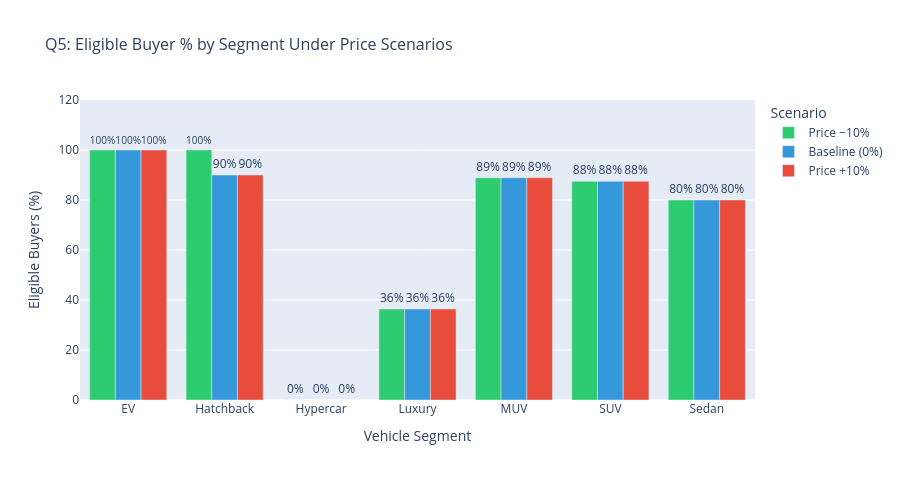

The code cell stored with this chart in its notebook:
### Code cell
def segment_eligibility(df, label):
    seg = df.groupby('segment').agg(
        total      = ('adj_affordable', 'count'),
        eligible   = ('adj_affordable', 'sum')
    ).reset_index()
    seg['eligible_pct'] = (seg['eligible'] / seg['total'] * 100).round(1)
    seg['scenario']     = label
    return seg

seg_base   = segment_eligibility(baseline, 'Baseline (0%)')
seg_minus  = segment_eligibility(minus_10, 'Price −10%')
seg_plus   = segment_eligibility(plus_10,  'Price +10%')

seg_all = pd.concat([seg_minus, seg_base, seg_plus], ignore_index=True)

fig2 = px.bar(
    seg_all,
    x='segment',
    y='eligible_pct',
    color='scenario',
    barmode='group',
    color_discrete_map={
        'Price −10%':    '#2ecc71',
        'Baseline (0%)': '#3498db',
        'Price +10%':    '#e74c3c'
    },
    title='Q5: Eligible Buyer % by Segment Under Price Scenarios',
    labels={
        'segment':      'Vehicle Segment',
        'eligible_pct': 'Eligible Buyers (%)',
        'scenario':     'Scenario'
    },
    text='eligible_pct'
)
fig2.update_traces(texttemplate='%{text:.0f}%', textposition='outside')
fig2.update_layout(
    height=480,
    title_font_size=16,
    yaxis=dict(range=[0, 120])
)
fig2.show()

print("\n── Segment Eligibility by Scenario ──")
pivot = seg_all.pivot(index='segment', columns='scenario', values='eligible_pct')
print(pivot.to_string())

### Figure 1 — Plotly figure (JSON) as saved in the notebook; plotly's stock layout.template omitted (floating-point values rounded to 4 significant figures)
{"data": [{"alignmentgroup": "True", "hovertemplate": "Scenario=Price −10%<br>Vehicle Segment=%{x}<br>Eligible Buyers (%)=%{text}<extra></extra>", "legendgroup": "Price −10%", "marker": {"color": "#2ecc71", "pattern": {"shape": ""}}, "name": "Price −10%", "offsetgroup": "Price −10%", "orientation": "v", "showlegend": true, "text": [100.0, 100.0, 0.0, 36.4, 88.9, 87.5, 80.0], "textposition": "outside", "texttemplate": "%{text:.0f}%", "type": "bar", "x": ["EV", "Hatchback", "Hypercar", "Luxury", "MUV", "SUV", "Sedan"], "xaxis": "x", "y": [100.0, 100.0, 0.0, 36.4, 88.9, 87.5, 80.0], "yaxis": "y"}, {"alignmentgroup": "True", "hovertemplate": "Scenario=Baseline (0%)<br>Vehicle Segment=%{x}<br>Eligible Buyers (%)=%{text}<extra></extra>", "legendgroup": "Baseline (0%)", "marker": {"color": "#3498db", "pattern": {"shape": ""}}, "name": "Baseline (0%)", "offsetgroup": "Baseline (0%)", "orientation": "v", "showlegend": true, "text": [100.0, 90.0, 0.0, 36.4, 88.9, 87.5, 80.0], "textposition": "outside", "texttemplate": "%{text:.0f}%", "type": "bar", "x": ["EV", "Hatchback", "Hypercar", "Luxury", "MUV", "SUV", "Sedan"], "xaxis": "x", "y": [100.0, 90.0, 0.0, 36.4, 88.9, 87.5, 80.0], "yaxis": "y"}, {"alignmentgroup": "True", "hovertemplate": "Scenario=Price +10%<br>Vehicle Segment=%{x}<br>Eligible Buyers (%)=%{text}<extra></extra>", "legendgroup": "Price +10%", "marker": {"color": "#e74c3c", "pattern": {"shape": ""}}, "name": "Price +10%", "offsetgroup": "Price +10%", "orientation": "v", "showlegend": true, "text": [100.0, 90.0, 0.0, 36.4, 88.9, 87.5, 80.0], "textposition": "outside", "texttemplate": "%{text:.0f}%", "type": "bar", "x": ["EV", "Hatchback", "Hypercar", "Luxury", "MUV", "SUV", "Sedan"], "xaxis": "x", "y": [100.0, 90.0, 0.0, 36.4, 88.9, 87.5, 80.0], "yaxis": "y"}], "layout": {"barmode": "group", "height": 480, "legend": {"title": {"text": "Scenario"}, "tracegroupgap": 0}, "title": {"font": {"size": 16}, "text": "Q5: Eligible Buyer % by Segment Under Price Scenarios"}, "xaxis": {"anchor": "y", "domain": [0, 1], "title": {"text": "Vehicle Segment"}}, "yaxis": {"anchor": "x", "domain": [0, 1], "range": [0, 120], "title": {"text": "Eligible Buyers (%)"}}}}
